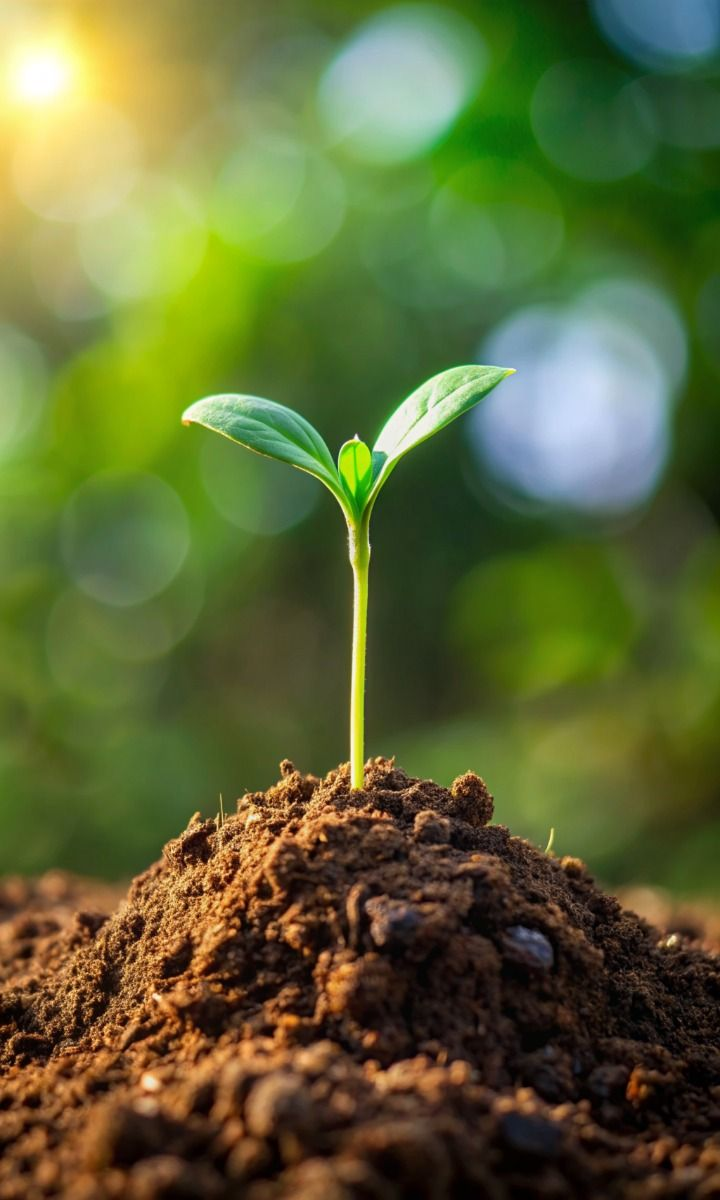
#> input picture ProgramaçãoWeb/processamento-imagens/sustenta.jpg, 720 x 1200 px, found by its file name
$ python main.py
#> lines starting #> are read from the running program, lines starting #| are printed output that depends on the picture
from PIL import Image, ImageFilter
import os

# Caminho da imagem
image_path = "C:/Users/User/OneDrive/Portfolio/Práticas/IFNMG/ProgramaçãoWeb/processamento-imagens/sustenta.jpg"

# Verificar se a imagem existe
if not os.path.exists(image_path):
    print(f"A imagem {image_path} não foi encontrada.")
else:
    try:
        # Mostrar imagem
        imagem = Image.open(image_path)
#> imagem is the input picture: PIL image 720x1200 RGB; mean R, G, B 94.8, 103.7, 54.1
        imagem.show()

        # Converter para RGB e salvar
        imagem_rgb = imagem.convert("RGB")
        imagem_rgb.save("C:/Users/User/OneDrive/Portfolio/Práticas/IFNMG/ProgramaçãoWeb/processamento-imagens/sustenta_rgb.jpg")

        # Redimensionar para 500x500 e salvar
        tamanho = (500, 500)
        imagem.thumbnail(tamanho)
#> imagem: PIL image 300x500 RGB
        imagem.save("C:/Users/User/OneDrive/Portfolio/Práticas/IFNMG/ProgramaçãoWeb/processamento-imagens/sustenta_500.jpg")

        # Redimensionar para 300x300 e salvar
        tamanho = (300, 300)
        imagem.thumbnail(tamanho)
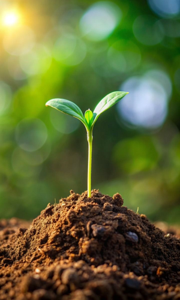
#> imagem: PIL image 180x300 RGB; mean R, G, B 94.8, 103.7, 54.1
        imagem.save("C:/Users/User/OneDrive/Portfolio/Práticas/IFNMG/ProgramaçãoWeb/processamento-imagens/sustenta_300.jpg")

        # Rotacionar e salvar
        imagem.rotate(180).save("C:/Users/User/OneDrive/Portfolio/Práticas/IFNMG/ProgramaçãoWeb/processamento-imagens/sustenta_rotate.jpg")
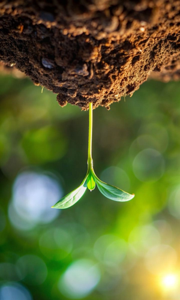
#> saved as sustenta_rotate.jpg: PIL image 180x300 RGB; mean R, G, B 94.8, 103.7, 54.1

        # Converter para preto e branco e salvar
        imagem.convert("L").save("C:/Users/User/OneDrive/Portfolio/Práticas/IFNMG/ProgramaçãoWeb/processamento-imagens/sustenta_bw.jpg")
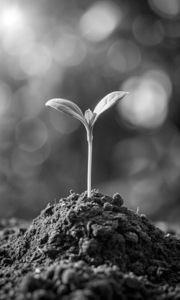
#> saved as sustenta_bw.jpg: PIL image 180x300 L; min 0, max 255, mean 95.4

        # Aplicar filtro de desfoque Gaussiano e salvar
        imagem.filter(ImageFilter.GaussianBlur(20)).save("C:/Users/User/OneDrive/Portfolio/Práticas/IFNMG/ProgramaçãoWeb/processamento-imagens/sustenta_blur.jpg")
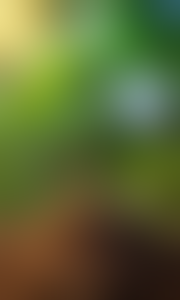
#> saved as sustenta_blur.jpg: PIL image 180x300 RGB; mean R, G, B 93.9, 102.9, 53

    except Exception as e:
        print(f"Ocorreu um erro: {e}")
